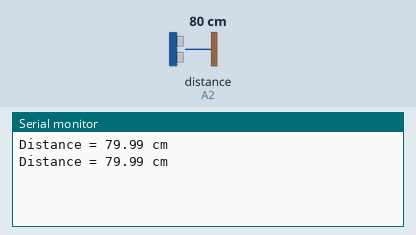
Bench run of a sketch on a simulated Arduino Uno, built with avr-gcc and run on an emulated ATmega328P. Parts: the last lines printed to the serial monitor. Inputs (shaded band) come from the test bench; at power-on: distance to the obstacle (sensor on A2) 80 cm. The echo pulse lasts 58.3 µs per cm.

Above: at 1.8 s.
1.9 s: distance to the obstacle (sensor on A2) set to 4 cm
At 2.8 s:
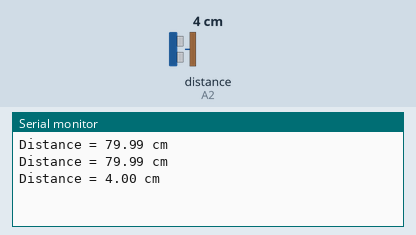
3.4 s: distance to the obstacle (sensor on A2) set to 2 cm
At 4.4 s:
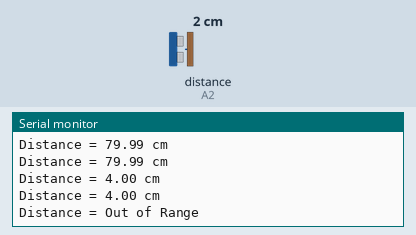

The sketch:

UltraSonic_Sensor_Updated.ino
```cpp
#include "NewPing.h"

#define TRIGGER_PIN  A1
#define ECHO_PIN     A2
#define MAX_DISTANCE 400

NewPing sonar(TRIGGER_PIN, ECHO_PIN, MAX_DISTANCE);

float distance, duration;

void setup()
{
  Serial.begin (9600);
}

void loop() {

  duration = sonar.ping();
  distance = (duration / 2) * 0.0343;

  Serial.print("Distance = ");
  if (distance >= 400 || distance <= 2)
  {
   Serial.println("Out of Range");
  }
   else {
        Serial.print(distance);
        Serial.println(" cm");
        delay(500);
  }
delay(500);
}
```

Measured:
- the behaviour switches between 3 and 2 cm on distance to the obstacle (sensor on A2) (found by bisection; images 1 and 2)
- after the input at 1.9 s, the serial monitor: prints a new line after 0.11 s (image 1)
- after the input at 3.4 s, the serial monitor: prints a new line after 0.62 s (image 2)
